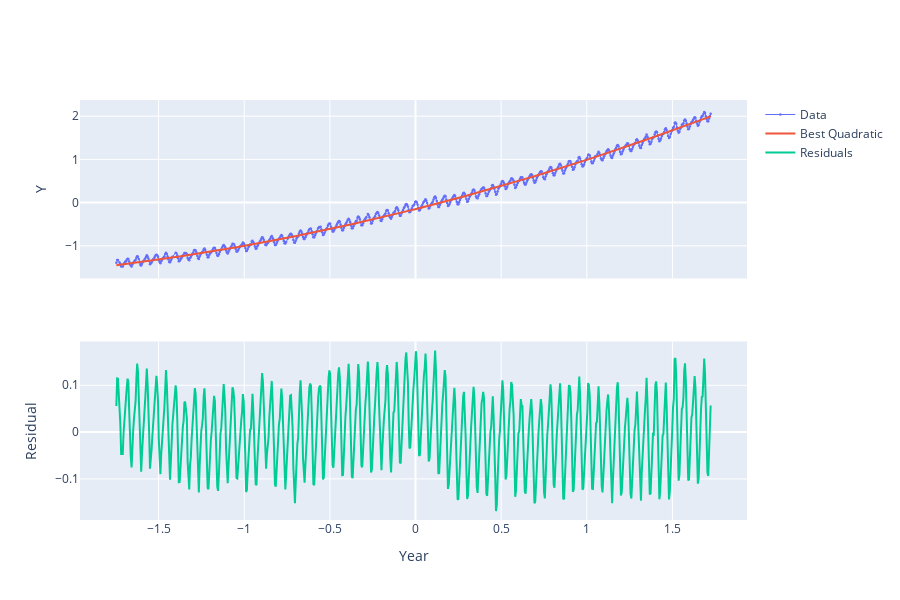

Source (notebook cell):
### Code cell
# Visualize predictions
fig = make_subplots(rows=2, cols=1, shared_xaxes=True)
fig.add_trace(go.Scatter(x=xs.flatten(), y=ys.flatten(), name="Data",
                         mode="markers+lines", 
                         marker=go.scatter.Marker(size=2.5),
                         line=go.scatter.Line(width=1)), row=1, col=1)
fig.add_trace(go.Scatter(x=xs.flatten(), y=yhat.detach().flatten(), 
                         name='Best Quadratic' ),
              row=1, col=1)
# Bottom Plot
fig.add_trace(go.Scatter(x=xs.flatten(), y=residual, name='Residuals'),
              row=2, col=1)
# Axis Labels
fig.update_xaxes(title_text="Year", row=2, col=1)
fig.update_yaxes(title_text="Y", row=1, col=1)
fig.update_yaxes(title_text="Residual", row=2, col=1)
fig.update_layout(height=600)

### Figure 1 — Plotly figure (JSON) as saved in the notebook; plotly's stock layout.template omitted (floating-point values rounded to 4 significant figures; data arrays with more than 128 entries replaced by an {"elided": "..."} marker saying what was removed)
{"data": [{"line": {"width": 1}, "marker": {"size": 2.5}, "mode": "markers+lines", "name": "Data", "type": "scatter", "x": {"elided": "736 float values"}, "xaxis": "x", "y": {"elided": "736 float values"}, "yaxis": "y"}, {"name": "Best Quadratic", "type": "scatter", "x": {"elided": "736 float values"}, "xaxis": "x", "y": {"elided": "736 float values"}, "yaxis": "y"}, {"name": "Residuals", "type": "scatter", "x": {"elided": "736 float values"}, "xaxis": "x2", "y": {"elided": "736 float values"}, "yaxis": "y2"}], "layout": {"height": 600, "xaxis": {"anchor": "y", "domain": [0, 1], "matches": "x2", "showticklabels": false}, "xaxis2": {"anchor": "y2", "domain": [0, 1], "title": {"text": "Year"}}, "yaxis": {"anchor": "x", "domain": [0.575, 1], "title": {"text": "Y"}}, "yaxis2": {"anchor": "x2", "domain": [0, 0.425], "title": {"text": "Residual"}}}}
